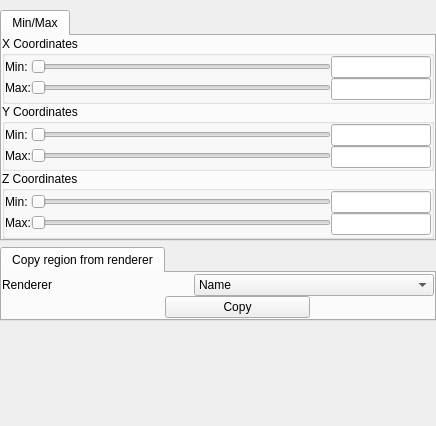
<?xml version="1.0" encoding="UTF-8"?>
<ui version="4.0">
 <class>GeometryWidgetGUI</class>
 <widget class="QWidget" name="GeometryWidgetGUI">
  <property name="geometry">
   <rect>
    <x>0</x>
    <y>0</y>
    <width>436</width>
    <height>426</height>
   </rect>
  </property>
  <property name="sizePolicy">
   <sizepolicy hsizetype="Minimum" vsizetype="Minimum">
    <horstretch>0</horstretch>
    <verstretch>0</verstretch>
   </sizepolicy>
  </property>
  <property name="windowTitle">
   <string>Form</string>
  </property>
  <layout class="QVBoxLayout" name="verticalLayout" stretch="0,0,1">
   <property name="spacing">
    <number>6</number>
   </property>
   <property name="sizeConstraint">
    <enum>QLayout::SetMinimumSize</enum>
   </property>
   <property name="leftMargin">
    <number>0</number>
   </property>
   <property name="topMargin">
    <number>10</number>
   </property>
   <property name="rightMargin">
    <number>0</number>
   </property>
   <property name="bottomMargin">
    <number>0</number>
   </property>
   <item>
    <widget class="QStackedWidget" name="stackedSliderWidget">
     <property name="sizePolicy">
      <sizepolicy hsizetype="Minimum" vsizetype="Minimum">
       <horstretch>0</horstretch>
       <verstretch>0</verstretch>
      </sizepolicy>
     </property>
     <property name="minimumSize">
      <size>
       <width>0</width>
       <height>0</height>
      </size>
     </property>
     <property name="maximumSize">
      <size>
       <width>16777215</width>
       <height>16777215</height>
      </size>
     </property>
     <property name="frameShape">
      <enum>QFrame::NoFrame</enum>
     </property>
     <property name="currentIndex">
      <number>0</number>
     </property>
     <widget class="QWidget" name="minMaxPage">
      <property name="sizePolicy">
       <sizepolicy hsizetype="Minimum" vsizetype="Minimum">
        <horstretch>0</horstretch>
        <verstretch>0</verstretch>
       </sizepolicy>
      </property>
      <layout class="QHBoxLayout" name="horizontalLayout_10">
       <property name="spacing">
        <number>0</number>
       </property>
       <property name="sizeConstraint">
        <enum>QLayout::SetMinimumSize</enum>
       </property>
       <property name="margin">
        <number>0</number>
       </property>
       <item>
        <widget class="QTabWidget" name="minMaxTab">
         <property name="sizePolicy">
          <sizepolicy hsizetype="Minimum" vsizetype="Minimum">
           <horstretch>0</horstretch>
           <verstretch>0</verstretch>
          </sizepolicy>
         </property>
         <property name="maximumSize">
          <size>
           <width>16777215</width>
           <height>16777215</height>
          </size>
         </property>
         <property name="currentIndex">
          <number>0</number>
         </property>
         <widget class="QWidget" name="minMaxContainerWidget">
          <property name="sizePolicy">
           <sizepolicy hsizetype="Minimum" vsizetype="Minimum">
            <horstretch>0</horstretch>
            <verstretch>0</verstretch>
           </sizepolicy>
          </property>
          <attribute name="title">
           <string>Min/Max</string>
          </attribute>
          <layout class="QVBoxLayout" name="verticalLayout_36">
           <property name="spacing">
            <number>0</number>
           </property>
           <property name="sizeConstraint">
            <enum>QLayout::SetDefaultConstraint</enum>
           </property>
           <property name="margin">
            <number>0</number>
           </property>
           <item>
            <widget class="QGroupBox" name="xMinMaxGroupBox">
             <property name="sizePolicy">
              <sizepolicy hsizetype="Minimum" vsizetype="Minimum">
               <horstretch>0</horstretch>
               <verstretch>0</verstretch>
              </sizepolicy>
             </property>
             <property name="minimumSize">
              <size>
               <width>0</width>
               <height>80</height>
              </size>
             </property>
             <property name="title">
              <string>X Coordinates</string>
             </property>
             <layout class="QVBoxLayout" name="verticalLayout_14">
              <property name="spacing">
               <number>0</number>
              </property>
              <property name="sizeConstraint">
               <enum>QLayout::SetMinimumSize</enum>
              </property>
              <property name="margin">
               <number>0</number>
              </property>
              <item>
               <layout class="QVBoxLayout" name="verticalLayout_2">
                <property name="spacing">
                 <number>0</number>
                </property>
                <property name="sizeConstraint">
                 <enum>QLayout::SetMinimumSize</enum>
                </property>
                <item>
                 <layout class="QHBoxLayout" name="horizontalLayout_3" stretch="0,1,0">
                  <property name="spacing">
                   <number>0</number>
                  </property>
                  <property name="sizeConstraint">
                   <enum>QLayout::SetMinimumSize</enum>
                  </property>
                  <item>
                   <layout class="QVBoxLayout" name="verticalLayout_9">
                    <property name="spacing">
                     <number>0</number>
                    </property>
                    <property name="sizeConstraint">
                     <enum>QLayout::SetMinimumSize</enum>
                    </property>
                    <item>
                     <widget class="QLabel" name="label_4">
                      <property name="sizePolicy">
                       <sizepolicy hsizetype="Minimum" vsizetype="Preferred">
                        <horstretch>0</horstretch>
                        <verstretch>0</verstretch>
                       </sizepolicy>
                      </property>
                      <property name="minimumSize">
                       <size>
                        <width>0</width>
                        <height>20</height>
                       </size>
                      </property>
                      <property name="maximumSize">
                       <size>
                        <width>16777215</width>
                        <height>20</height>
                       </size>
                      </property>
                      <property name="text">
                       <string>Min:</string>
                      </property>
                     </widget>
                    </item>
                    <item>
                     <widget class="QLabel" name="label_3">
                      <property name="sizePolicy">
                       <sizepolicy hsizetype="Minimum" vsizetype="Preferred">
                        <horstretch>0</horstretch>
                        <verstretch>0</verstretch>
                       </sizepolicy>
                      </property>
                      <property name="minimumSize">
                       <size>
                        <width>0</width>
                        <height>20</height>
                       </size>
                      </property>
                      <property name="maximumSize">
                       <size>
                        <width>16777215</width>
                        <height>20</height>
                       </size>
                      </property>
                      <property name="text">
                       <string>Max:</string>
                      </property>
                     </widget>
                    </item>
                   </layout>
                  </item>
                  <item>
                   <layout class="QVBoxLayout" name="verticalLayout_25">
                    <property name="spacing">
                     <number>0</number>
                    </property>
                    <property name="sizeConstraint">
                     <enum>QLayout::SetMinimumSize</enum>
                    </property>
                    <item>
                     <widget class="QSlider" name="minXSlider">
                      <property name="sizePolicy">
                       <sizepolicy hsizetype="Minimum" vsizetype="Fixed">
                        <horstretch>0</horstretch>
                        <verstretch>0</verstretch>
                       </sizepolicy>
                      </property>
                      <property name="maximumSize">
                       <size>
                        <width>16777215</width>
                        <height>20</height>
                       </size>
                      </property>
                      <property name="orientation">
                       <enum>Qt::Horizontal</enum>
                      </property>
                     </widget>
                    </item>
                    <item>
                     <widget class="QSlider" name="maxXSlider">
                      <property name="sizePolicy">
                       <sizepolicy hsizetype="Minimum" vsizetype="Fixed">
                        <horstretch>0</horstretch>
                        <verstretch>0</verstretch>
                       </sizepolicy>
                      </property>
                      <property name="maximumSize">
                       <size>
                        <width>16777215</width>
                        <height>20</height>
                       </size>
                      </property>
                      <property name="orientation">
                       <enum>Qt::Horizontal</enum>
                      </property>
                     </widget>
                    </item>
                   </layout>
                  </item>
                  <item>
                   <layout class="QVBoxLayout" name="verticalLayout_26" stretch="0,0">
                    <property name="spacing">
                     <number>0</number>
                    </property>
                    <property name="sizeConstraint">
                     <enum>QLayout::SetMinimumSize</enum>
                    </property>
                    <item>
                     <widget class="QLineEdit" name="minXEdit">
                      <property name="sizePolicy">
                       <sizepolicy hsizetype="Minimum" vsizetype="Fixed">
                        <horstretch>0</horstretch>
                        <verstretch>0</verstretch>
                       </sizepolicy>
                      </property>
                      <property name="minimumSize">
                       <size>
                        <width>100</width>
                        <height>0</height>
                       </size>
                      </property>
                      <property name="maximumSize">
                       <size>
                        <width>100</width>
                        <height>16777215</height>
                       </size>
                      </property>
                     </widget>
                    </item>
                    <item>
                     <widget class="QLineEdit" name="maxXEdit">
                      <property name="sizePolicy">
                       <sizepolicy hsizetype="Minimum" vsizetype="Fixed">
                        <horstretch>0</horstretch>
                        <verstretch>0</verstretch>
                       </sizepolicy>
                      </property>
                      <property name="minimumSize">
                       <size>
                        <width>100</width>
                        <height>0</height>
                       </size>
                      </property>
                      <property name="maximumSize">
                       <size>
                        <width>100</width>
                        <height>16777215</height>
                       </size>
                      </property>
                     </widget>
                    </item>
                   </layout>
                  </item>
                 </layout>
                </item>
               </layout>
              </item>
             </layout>
            </widget>
           </item>
           <item>
            <widget class="QGroupBox" name="yMinMaxGroupBox">
             <property name="sizePolicy">
              <sizepolicy hsizetype="Minimum" vsizetype="Minimum">
               <horstretch>0</horstretch>
               <verstretch>0</verstretch>
              </sizepolicy>
             </property>
             <property name="minimumSize">
              <size>
               <width>0</width>
               <height>80</height>
              </size>
             </property>
             <property name="title">
              <string>Y Coordinates</string>
             </property>
             <layout class="QVBoxLayout" name="verticalLayout_27">
              <property name="spacing">
               <number>0</number>
              </property>
              <property name="sizeConstraint">
               <enum>QLayout::SetMinimumSize</enum>
              </property>
              <property name="margin">
               <number>0</number>
              </property>
              <item>
               <layout class="QVBoxLayout" name="verticalLayout_12">
                <property name="spacing">
                 <number>0</number>
                </property>
                <property name="sizeConstraint">
                 <enum>QLayout::SetMinimumSize</enum>
                </property>
                <item>
                 <layout class="QHBoxLayout" name="horizontalLayout_4" stretch="0,1,0">
                  <property name="spacing">
                   <number>0</number>
                  </property>
                  <property name="sizeConstraint">
                   <enum>QLayout::SetMinimumSize</enum>
                  </property>
                  <item>
                   <layout class="QVBoxLayout" name="verticalLayout_28">
                    <property name="spacing">
                     <number>0</number>
                    </property>
                    <property name="sizeConstraint">
                     <enum>QLayout::SetMinimumSize</enum>
                    </property>
                    <item>
                     <widget class="QLabel" name="label_5">
                      <property name="sizePolicy">
                       <sizepolicy hsizetype="Minimum" vsizetype="Preferred">
                        <horstretch>0</horstretch>
                        <verstretch>0</verstretch>
                       </sizepolicy>
                      </property>
                      <property name="minimumSize">
                       <size>
                        <width>0</width>
                        <height>20</height>
                       </size>
                      </property>
                      <property name="maximumSize">
                       <size>
                        <width>16777215</width>
                        <height>20</height>
                       </size>
                      </property>
                      <property name="text">
                       <string>Min:</string>
                      </property>
                     </widget>
                    </item>
                    <item>
                     <widget class="QLabel" name="label_6">
                      <property name="sizePolicy">
                       <sizepolicy hsizetype="Minimum" vsizetype="Preferred">
                        <horstretch>0</horstretch>
                        <verstretch>0</verstretch>
                       </sizepolicy>
                      </property>
                      <property name="minimumSize">
                       <size>
                        <width>0</width>
                        <height>20</height>
                       </size>
                      </property>
                      <property name="maximumSize">
                       <size>
                        <width>16777215</width>
                        <height>20</height>
                       </size>
                      </property>
                      <property name="text">
                       <string>Max:</string>
                      </property>
                     </widget>
                    </item>
                   </layout>
                  </item>
                  <item>
                   <layout class="QVBoxLayout" name="verticalLayout_29">
                    <property name="spacing">
                     <number>0</number>
                    </property>
                    <property name="sizeConstraint">
                     <enum>QLayout::SetMinimumSize</enum>
                    </property>
                    <item>
                     <widget class="QSlider" name="minYSlider">
                      <property name="sizePolicy">
                       <sizepolicy hsizetype="Minimum" vsizetype="Fixed">
                        <horstretch>0</horstretch>
                        <verstretch>0</verstretch>
                       </sizepolicy>
                      </property>
                      <property name="minimumSize">
                       <size>
                        <width>0</width>
                        <height>20</height>
                       </size>
                      </property>
                      <property name="maximumSize">
                       <size>
                        <width>16777215</width>
                        <height>20</height>
                       </size>
                      </property>
                      <property name="orientation">
                       <enum>Qt::Horizontal</enum>
                      </property>
                     </widget>
                    </item>
                    <item>
                     <widget class="QSlider" name="maxYSlider">
                      <property name="sizePolicy">
                       <sizepolicy hsizetype="Minimum" vsizetype="Fixed">
                        <horstretch>0</horstretch>
                        <verstretch>0</verstretch>
                       </sizepolicy>
                      </property>
                      <property name="minimumSize">
                       <size>
                        <width>0</width>
                        <height>20</height>
                       </size>
                      </property>
                      <property name="maximumSize">
                       <size>
                        <width>16777215</width>
                        <height>20</height>
                       </size>
                      </property>
                      <property name="orientation">
                       <enum>Qt::Horizontal</enum>
                      </property>
                     </widget>
                    </item>
                   </layout>
                  </item>
                  <item>
                   <layout class="QVBoxLayout" name="verticalLayout_30" stretch="0,0">
                    <property name="spacing">
                     <number>0</number>
                    </property>
                    <property name="sizeConstraint">
                     <enum>QLayout::SetMinimumSize</enum>
                    </property>
                    <item>
                     <widget class="QLineEdit" name="minYEdit">
                      <property name="sizePolicy">
                       <sizepolicy hsizetype="Minimum" vsizetype="Fixed">
                        <horstretch>0</horstretch>
                        <verstretch>0</verstretch>
                       </sizepolicy>
                      </property>
                      <property name="minimumSize">
                       <size>
                        <width>100</width>
                        <height>0</height>
                       </size>
                      </property>
                      <property name="maximumSize">
                       <size>
                        <width>100</width>
                        <height>16777215</height>
                       </size>
                      </property>
                     </widget>
                    </item>
                    <item>
                     <widget class="QLineEdit" name="maxYEdit">
                      <property name="sizePolicy">
                       <sizepolicy hsizetype="Minimum" vsizetype="Fixed">
                        <horstretch>0</horstretch>
                        <verstretch>0</verstretch>
                       </sizepolicy>
                      </property>
                      <property name="minimumSize">
                       <size>
                        <width>100</width>
                        <height>0</height>
                       </size>
                      </property>
                      <property name="maximumSize">
                       <size>
                        <width>100</width>
                        <height>16777215</height>
                       </size>
                      </property>
                     </widget>
                    </item>
                   </layout>
                  </item>
                 </layout>
                </item>
               </layout>
              </item>
             </layout>
            </widget>
           </item>
           <item>
            <widget class="QGroupBox" name="zMinMaxGroupBox">
             <property name="sizePolicy">
              <sizepolicy hsizetype="Minimum" vsizetype="Minimum">
               <horstretch>0</horstretch>
               <verstretch>0</verstretch>
              </sizepolicy>
             </property>
             <property name="minimumSize">
              <size>
               <width>0</width>
               <height>80</height>
              </size>
             </property>
             <property name="title">
              <string>Z Coordinates</string>
             </property>
             <layout class="QVBoxLayout" name="verticalLayout_31">
              <property name="spacing">
               <number>0</number>
              </property>
              <property name="sizeConstraint">
               <enum>QLayout::SetMinimumSize</enum>
              </property>
              <property name="margin">
               <number>0</number>
              </property>
              <item>
               <layout class="QVBoxLayout" name="verticalLayout_32">
                <property name="spacing">
                 <number>0</number>
                </property>
                <property name="sizeConstraint">
                 <enum>QLayout::SetMinimumSize</enum>
                </property>
                <item>
                 <layout class="QHBoxLayout" name="horizontalLayout_6" stretch="0,1,0">
                  <property name="spacing">
                   <number>0</number>
                  </property>
                  <property name="sizeConstraint">
                   <enum>QLayout::SetMinimumSize</enum>
                  </property>
                  <item>
                   <layout class="QVBoxLayout" name="verticalLayout_33">
                    <property name="spacing">
                     <number>0</number>
                    </property>
                    <property name="sizeConstraint">
                     <enum>QLayout::SetMinimumSize</enum>
                    </property>
                    <item>
                     <widget class="QLabel" name="label_9">
                      <property name="sizePolicy">
                       <sizepolicy hsizetype="Minimum" vsizetype="Preferred">
                        <horstretch>0</horstretch>
                        <verstretch>0</verstretch>
                       </sizepolicy>
                      </property>
                      <property name="minimumSize">
                       <size>
                        <width>0</width>
                        <height>20</height>
                       </size>
                      </property>
                      <property name="maximumSize">
                       <size>
                        <width>16777215</width>
                        <height>20</height>
                       </size>
                      </property>
                      <property name="text">
                       <string>Min:</string>
                      </property>
                     </widget>
                    </item>
                    <item>
                     <widget class="QLabel" name="label_10">
                      <property name="sizePolicy">
                       <sizepolicy hsizetype="Minimum" vsizetype="Preferred">
                        <horstretch>0</horstretch>
                        <verstretch>0</verstretch>
                       </sizepolicy>
                      </property>
                      <property name="minimumSize">
                       <size>
                        <width>0</width>
                        <height>20</height>
                       </size>
                      </property>
                      <property name="maximumSize">
                       <size>
                        <width>16777215</width>
                        <height>20</height>
                       </size>
                      </property>
                      <property name="text">
                       <string>Max:</string>
                      </property>
                     </widget>
                    </item>
                   </layout>
                  </item>
                  <item>
                   <layout class="QVBoxLayout" name="verticalLayout_34">
                    <property name="spacing">
                     <number>0</number>
                    </property>
                    <property name="sizeConstraint">
                     <enum>QLayout::SetMinimumSize</enum>
                    </property>
                    <item>
                     <widget class="QSlider" name="minZSlider">
                      <property name="sizePolicy">
                       <sizepolicy hsizetype="Minimum" vsizetype="Fixed">
                        <horstretch>0</horstretch>
                        <verstretch>0</verstretch>
                       </sizepolicy>
                      </property>
                      <property name="minimumSize">
                       <size>
                        <width>0</width>
                        <height>20</height>
                       </size>
                      </property>
                      <property name="maximumSize">
                       <size>
                        <width>16777215</width>
                        <height>20</height>
                       </size>
                      </property>
                      <property name="orientation">
                       <enum>Qt::Horizontal</enum>
                      </property>
                     </widget>
                    </item>
                    <item>
                     <widget class="QSlider" name="maxZSlider">
                      <property name="sizePolicy">
                       <sizepolicy hsizetype="Minimum" vsizetype="Fixed">
                        <horstretch>0</horstretch>
                        <verstretch>0</verstretch>
                       </sizepolicy>
                      </property>
                      <property name="minimumSize">
                       <size>
                        <width>0</width>
                        <height>20</height>
                       </size>
                      </property>
                      <property name="maximumSize">
                       <size>
                        <width>16777215</width>
                        <height>20</height>
                       </size>
                      </property>
                      <property name="orientation">
                       <enum>Qt::Horizontal</enum>
                      </property>
                     </widget>
                    </item>
                   </layout>
                  </item>
                  <item>
                   <layout class="QVBoxLayout" name="verticalLayout_35" stretch="0,0">
                    <property name="spacing">
                     <number>0</number>
                    </property>
                    <property name="sizeConstraint">
                     <enum>QLayout::SetMinimumSize</enum>
                    </property>
                    <item>
                     <widget class="QLineEdit" name="minZEdit">
                      <property name="sizePolicy">
                       <sizepolicy hsizetype="Minimum" vsizetype="Fixed">
                        <horstretch>0</horstretch>
                        <verstretch>0</verstretch>
                       </sizepolicy>
                      </property>
                      <property name="minimumSize">
                       <size>
                        <width>100</width>
                        <height>0</height>
                       </size>
                      </property>
                      <property name="maximumSize">
                       <size>
                        <width>100</width>
                        <height>16777215</height>
                       </size>
                      </property>
                     </widget>
                    </item>
                    <item>
                     <widget class="QLineEdit" name="maxZEdit">
                      <property name="sizePolicy">
                       <sizepolicy hsizetype="Minimum" vsizetype="Fixed">
                        <horstretch>0</horstretch>
                        <verstretch>0</verstretch>
                       </sizepolicy>
                      </property>
                      <property name="minimumSize">
                       <size>
                        <width>100</width>
                        <height>0</height>
                       </size>
                      </property>
                      <property name="maximumSize">
                       <size>
                        <width>100</width>
                        <height>16777215</height>
                       </size>
                      </property>
                     </widget>
                    </item>
                   </layout>
                  </item>
                 </layout>
                </item>
               </layout>
              </item>
             </layout>
            </widget>
           </item>
          </layout>
         </widget>
        </widget>
       </item>
      </layout>
     </widget>
     <widget class="QWidget" name="singlePointPage">
      <property name="sizePolicy">
       <sizepolicy hsizetype="Minimum" vsizetype="Maximum">
        <horstretch>0</horstretch>
        <verstretch>0</verstretch>
       </sizepolicy>
      </property>
      <layout class="QHBoxLayout" name="horizontalLayout">
       <property name="spacing">
        <number>0</number>
       </property>
       <property name="margin">
        <number>0</number>
       </property>
       <item>
        <widget class="QTabWidget" name="singlePointTab">
         <property name="sizePolicy">
          <sizepolicy hsizetype="Minimum" vsizetype="Minimum">
           <horstretch>0</horstretch>
           <verstretch>0</verstretch>
          </sizepolicy>
         </property>
         <property name="currentIndex">
          <number>-1</number>
         </property>
        </widget>
       </item>
      </layout>
     </widget>
     <widget class="QWidget" name="centerSizePage">
      <property name="sizePolicy">
       <sizepolicy hsizetype="Minimum" vsizetype="Ignored">
        <horstretch>0</horstretch>
        <verstretch>0</verstretch>
       </sizepolicy>
      </property>
      <layout class="QHBoxLayout" name="horizontalLayout_5">
       <property name="spacing">
        <number>0</number>
       </property>
       <property name="sizeConstraint">
        <enum>QLayout::SetMinimumSize</enum>
       </property>
       <property name="margin">
        <number>0</number>
       </property>
       <item>
        <widget class="QTabWidget" name="centerSizeTab">
         <property name="sizePolicy">
          <sizepolicy hsizetype="Minimum" vsizetype="Minimum">
           <horstretch>0</horstretch>
           <verstretch>0</verstretch>
          </sizepolicy>
         </property>
         <property name="currentIndex">
          <number>-1</number>
         </property>
        </widget>
       </item>
      </layout>
     </widget>
    </widget>
   </item>
   <item>
    <widget class="QTabWidget" name="copyRegionTab">
     <property name="sizePolicy">
      <sizepolicy hsizetype="Minimum" vsizetype="Minimum">
       <horstretch>0</horstretch>
       <verstretch>0</verstretch>
      </sizepolicy>
     </property>
     <property name="currentIndex">
      <number>0</number>
     </property>
     <widget class="QWidget" name="tab_4">
      <property name="sizePolicy">
       <sizepolicy hsizetype="Minimum" vsizetype="Minimum">
        <horstretch>0</horstretch>
        <verstretch>0</verstretch>
       </sizepolicy>
      </property>
      <attribute name="title">
       <string>Copy region from renderer</string>
      </attribute>
      <layout class="QVBoxLayout" name="verticalLayout_37">
       <property name="spacing">
        <number>0</number>
       </property>
       <property name="margin">
        <number>0</number>
       </property>
       <item>
        <layout class="QVBoxLayout" name="verticalLayout_7">
         <property name="spacing">
          <number>0</number>
         </property>
         <property name="margin">
          <number>0</number>
         </property>
         <item>
          <layout class="QHBoxLayout" name="horizontalLayout_11" stretch="0,0,1">
           <property name="spacing">
            <number>0</number>
           </property>
           <property name="topMargin">
            <number>0</number>
           </property>
           <item>
            <widget class="QLabel" name="label_8">
             <property name="sizePolicy">
              <sizepolicy hsizetype="Minimum" vsizetype="Preferred">
               <horstretch>0</horstretch>
               <verstretch>0</verstretch>
              </sizepolicy>
             </property>
             <property name="text">
              <string>Renderer</string>
             </property>
            </widget>
           </item>
           <item>
            <spacer name="horizontalSpacer_5">
             <property name="orientation">
              <enum>Qt::Horizontal</enum>
             </property>
             <property name="sizeType">
              <enum>QSizePolicy::Minimum</enum>
             </property>
             <property name="sizeHint" stdset="0">
              <size>
               <width>40</width>
               <height>20</height>
              </size>
             </property>
            </spacer>
           </item>
           <item>
            <widget class="QComboBox" name="copyCombo">
             <property name="sizePolicy">
              <sizepolicy hsizetype="Minimum" vsizetype="Fixed">
               <horstretch>0</horstretch>
               <verstretch>0</verstretch>
              </sizepolicy>
             </property>
             <property name="minimumSize">
              <size>
               <width>120</width>
               <height>0</height>
              </size>
             </property>
             <property name="maximumSize">
              <size>
               <width>240</width>
               <height>16777215</height>
              </size>
             </property>
             <item>
              <property name="text">
               <string>Name</string>
              </property>
             </item>
            </widget>
           </item>
          </layout>
         </item>
         <item>
          <layout class="QHBoxLayout" name="horizontalLayout_2">
           <property name="spacing">
            <number>0</number>
           </property>
           <property name="topMargin">
            <number>0</number>
           </property>
           <item>
            <spacer name="horizontalSpacer_2">
             <property name="orientation">
              <enum>Qt::Horizontal</enum>
             </property>
             <property name="sizeType">
              <enum>QSizePolicy::Minimum</enum>
             </property>
             <property name="sizeHint" stdset="0">
              <size>
               <width>40</width>
               <height>20</height>
              </size>
             </property>
            </spacer>
           </item>
           <item>
            <widget class="QPushButton" name="copyButton">
             <property name="minimumSize">
              <size>
               <width>145</width>
               <height>0</height>
              </size>
             </property>
             <property name="maximumSize">
              <size>
               <width>125</width>
               <height>16777215</height>
              </size>
             </property>
             <property name="text">
              <string>Copy</string>
             </property>
            </widget>
           </item>
          </layout>
         </item>
        </layout>
       </item>
      </layout>
     </widget>
    </widget>
   </item>
   <item>
    <spacer name="verticalSpacer_4">
     <property name="orientation">
      <enum>Qt::Vertical</enum>
     </property>
     <property name="sizeType">
      <enum>QSizePolicy::Minimum</enum>
     </property>
     <property name="sizeHint" stdset="0">
      <size>
       <width>20</width>
       <height>0</height>
      </size>
     </property>
    </spacer>
   </item>
  </layout>
 </widget>
 <resources/>
 <connections/>
</ui>
